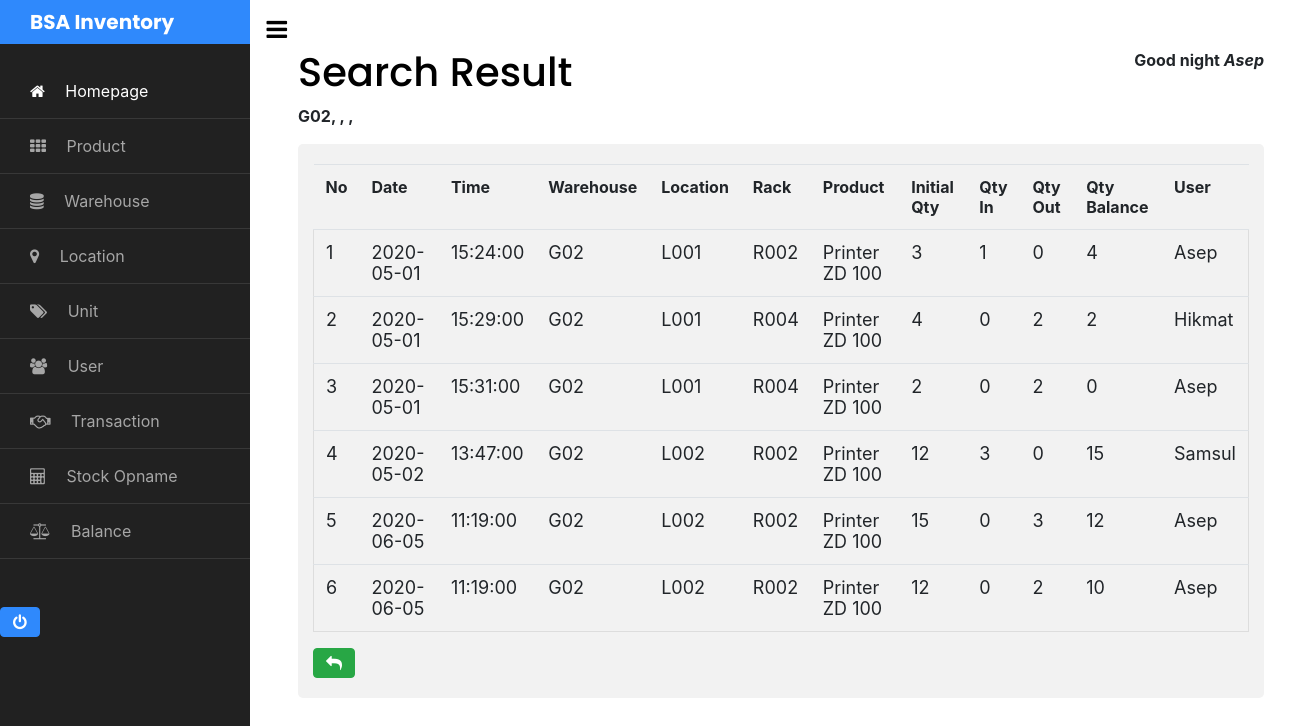
/pages/advanced-search.php?txtNamaGudang=G02 (signed in), run on the app's committed database.
### tables this page shows
CREATE TABLE `t_history` (
  `id_history` int(11) NOT NULL,
  `id_barang` varchar(50) NOT NULL,
  `tanggal` date NOT NULL,
  `jam` time NOT NULL,
  `nama_gudang` varchar(50) NOT NULL,
  `nama_lokasi` varchar(50) NOT NULL,
  `rak` varchar(20) NOT NULL,
  `nama_barang` varchar(30) NOT NULL,
  `qty_awal` int(11) NOT NULL,
  `qty_in` int(11) NOT NULL,
  `qty_out` int(11) NOT NULL,
  `qty_so` int(11) NOT NULL,
  `selisih` int(11) NOT NULL,
  `qty_ahir` int(11) NOT NULL,
  `user` varchar(30) NOT NULL
);

### pages/advanced-search.php (the view, shortened to what this page needs)
<?php
  include '../include/sidebar.php';
?>
<div>
<div>
   <h1>Search Result</h1>
</div>
<?php
include '../include/config.php';
  if(isset($_GET['txtNamaGudang'])){
    $cari = $_GET['txtNamaGudang'];
    $cari1 = $_GET['txtNamaLokasi'];
    $cari2 = $_GET['txtNamaRak'];
    $cari3 = $_GET['txtIdBarang'];
    echo "<p>".$cari.", ".$cari1.", ".$cari2.", ".$cari3."</p>";
  }
?>
<div class="container">
  <div style="overflow-x: auto;">
    <table class="table table-hover">
      <tr>
        <th>No</th>
        <th>Date</th>
        <th>Time</th>
        <th>Warehouse</th>
        <th>Location</th>
        <th>Rack</th>
        <th>Product</th>
        <th>Initial Qty</th>
        <th>Qty In</th>
        <th>Qty Out</th>
        <th>Qty Balance</th>
        <th>User</th>
      </tr>
      <?php
        if(isset($_GET['txtNamaGudang'])){
          $cari = $_GET['txtNamaGudang'];
          $cari1 = $_GET['txtNamaLokasi'];
          $cari2 = $_GET['txtNamaRak'];
          $cari3 = $_GET['txtIdBarang'];
          $cek = mysqli_num_rows(mysqli_query($conn, "SELECT * FROM t_history WHERE nama_gudang = '$cari' AND nama_lokasi = '$cari1' AND rak = '$cari2' AND id_barang = '$cari3'"));
          if ($cek > 0) {
            $data = mysqli_query($conn, "SELECT * FROM t_history WHERE nama_gudang LIKE '%".$cari."%' AND nama_lokasi LIKE '%".$cari1."%' AND rak LIKE '%".$cari2."%' AND id_barang LIKE '%".$cari3."%'");
          }elseif (empty($cari2 && $cari3)){
            $data = mysqli_query($conn, "SELECT * FROM t_history WHERE nama_gudang LIKE '%".$cari."%' AND nama_lokasi LIKE '%".$cari1."%'");
          }else{
            echo "<script>alert('Data tidak ditemukan');window.location = '../pages/history.php'</script>";
          }
        }else{
          echo "<script>alert('Data tidak ditemukan');window.location = '../pages/history.php'</script>";
        }
        $no = 1;
        while($d = mysqli_fetch_array($data)){
      ?>
      <tbody id="myTable">
        <tr>
          <td><?php echo $no++; ?></td>
          <td><?php echo $d['tanggal']; ?></td>
          <td><?php echo $d['jam']; ?></td>
          <td><?php echo $d['nama_gudang']; ?></td>
          <td><?php echo $d['nama_lokasi']; ?></td>
          <td><?php echo $d['rak']; ?></td>
          <td><?php echo $d['nama_barang']; ?></td>
          <td><?php echo $d['qty_awal']; ?></td>
          <td><?php echo $d['qty_in']; ?></td>
          <td><?php echo $d['qty_out']; ?></td>
          <td><?php echo $d['qty_ahir']; ?></td>
          <td><?php echo $d['user']; ?></td>
        </tr>
        <?php } ?>
      </tbody>
    </table>
    <a href="history.php" class="btn btn-success"><span class="fa fa-reply" data-toggle="tooltip" data-placement="right" title="Kembali"></span></a>
  </div>
</div>

### data on the page
t_history: tanggal "2020-05-01", jam "15:24:00", nama_gudang "G02", nama_lokasi "L001", rak "R002", nama_barang "Printer ZD 100", qty_awal "3", qty_in "1", qty_out "0", qty_ahir "4", user "Asep"
t_history: tanggal "2020-05-01", jam "15:29:00", nama_gudang "G02", nama_lokasi "L001", rak "R004", nama_barang "Printer ZD 100", qty_awal "4", qty_in "0", qty_out "2", qty_ahir "2", user "Hikmat"
t_history: tanggal "2020-05-01", jam "15:31:00", nama_gudang "G02", nama_lokasi "L001", rak "R004", nama_barang "Printer ZD 100", qty_awal "2", qty_in "0", qty_out "2", qty_ahir "0", user "Asep"
t_history: tanggal "2020-05-02", jam "13:47:00", nama_gudang "G02", nama_lokasi "L002", rak "R002", nama_barang "Printer ZD 100", qty_awal "12", qty_in "3", qty_out "0", qty_ahir "15", user "Samsul"
t_history: tanggal "2020-06-05", jam "11:19:00", nama_gudang "G02", nama_lokasi "L002", rak "R002", nama_barang "Printer ZD 100", qty_awal "15", qty_in "0", qty_out "3", qty_ahir "12", user "Asep"
t_history: tanggal "2020-06-05", jam "11:19:00", nama_gudang "G02", nama_lokasi "L002", rak "R002", nama_barang "Printer ZD 100", qty_awal "12", qty_in "0", qty_out "2", qty_ahir "10", user "Asep"

### other printed values
$_SESSION['user_name'] "Asep"
$cari "G02"
